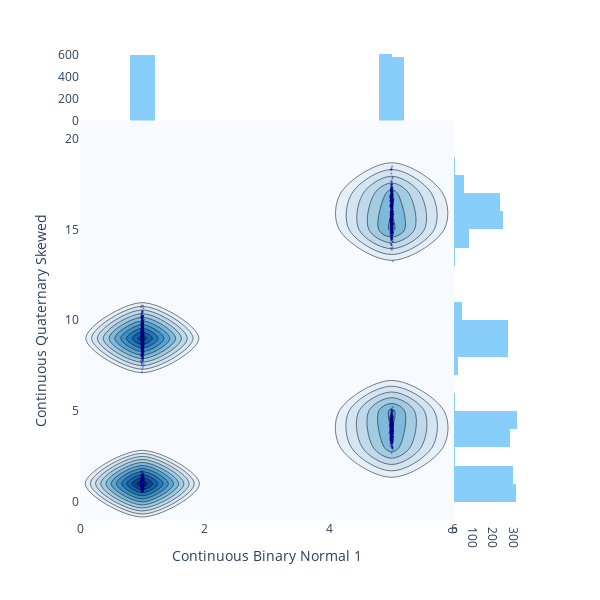

The cell this chart's notebook holds for it:
### Code cell
makeviz(selected1,selected2)

### Figure 1 — Plotly figure (JSON) as saved in the notebook; plotly's stock layout.template omitted (floating-point values rounded to 4 significant figures; data arrays with more than 128 entries replaced by an {"elided": "..."} marker saying what was removed)
{"data": [{"marker": {"color": "rgb(0, 0, 128)", "opacity": 0.4, "size": 2}, "mode": "markers", "name": "points", "type": "scatter", "x": {"elided": "2400 float values"}, "y": {"elided": "2400 float values"}}, {"colorscale": [[0, "rgb(8, 48, 107)"], [0.125, "rgb(8, 81, 156)"], [0.25, "rgb(33, 113, 181)"], [0.375, "rgb(66, 146, 198)"], [0.5, "rgb(107, 174, 214)"], [0.625, "rgb(158, 202, 225)"], [0.75, "rgb(198, 219, 239)"], [0.875, "rgb(222, 235, 247)"], [1, "rgb(247, 251, 255)"]], "name": "density", "ncontours": 20, "reversescale": true, "showscale": false, "type": "histogram2dcontour", "x": {"elided": "2400 float values"}, "y": {"elided": "2400 float values"}}, {"marker": {"color": "rgb(135, 206, 250)"}, "name": "x density", "type": "histogram", "x": {"elided": "2400 float values"}, "yaxis": "y2"}, {"marker": {"color": "rgb(135, 206, 250)"}, "name": "y density", "type": "histogram", "xaxis": "x2", "y": {"elided": "2400 float values"}}], "layout": {"autosize": false, "bargap": 0, "height": 600, "hovermode": "closest", "margin": {"t": 50}, "paper_bgcolor": "rgba(0, 0, 0, 0)", "plot_bgcolor": "rgba(0, 0, 0, 0)", "showlegend": false, "title": {"text": ""}, "width": 600, "xaxis": {"domain": [0, 0.85], "showgrid": false, "title": {"text": "Continuous Binary Normal 1"}, "zeroline": false}, "xaxis2": {"domain": [0.85, 1], "showgrid": false, "zeroline": false}, "yaxis": {"domain": [0, 0.85], "showgrid": false, "title": {"text": "Continuous Quaternary Skewed"}, "zeroline": false}, "yaxis2": {"domain": [0.85, 1], "showgrid": false, "zeroline": false}}}
